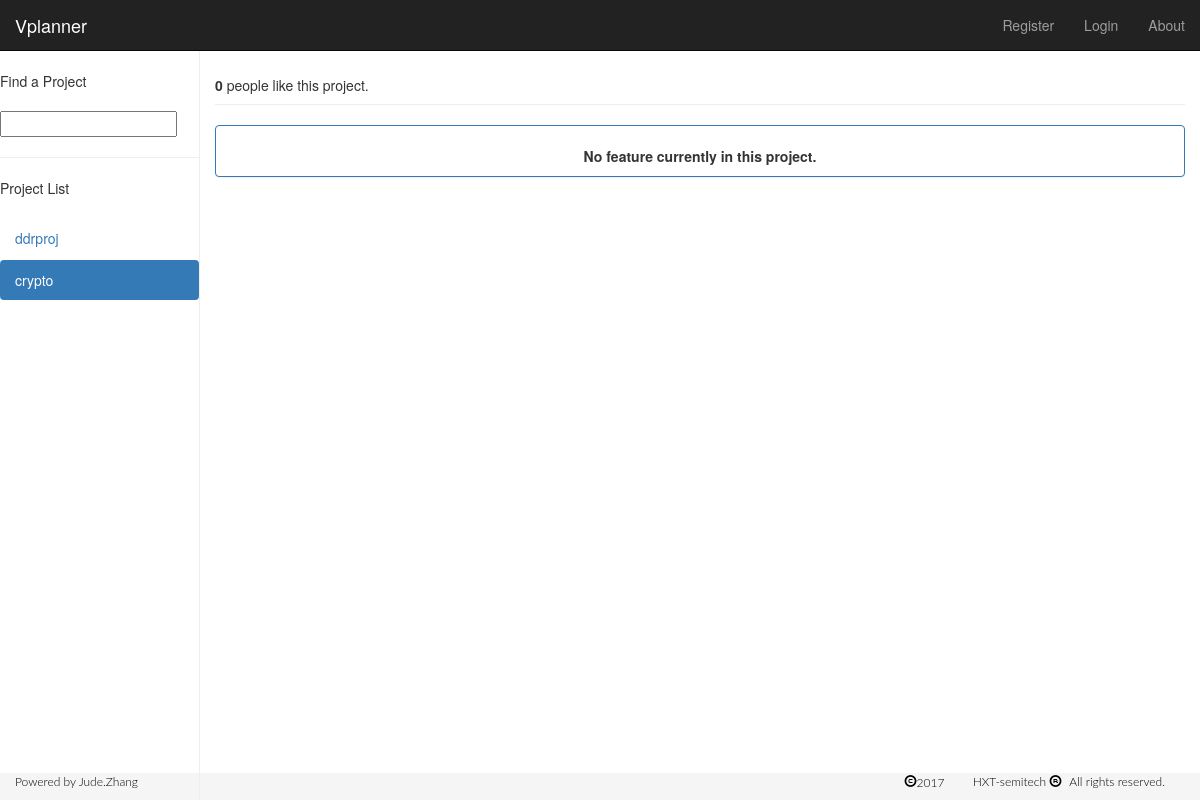
/planner/project/crypto/, run on an earlier commit of the app's database.
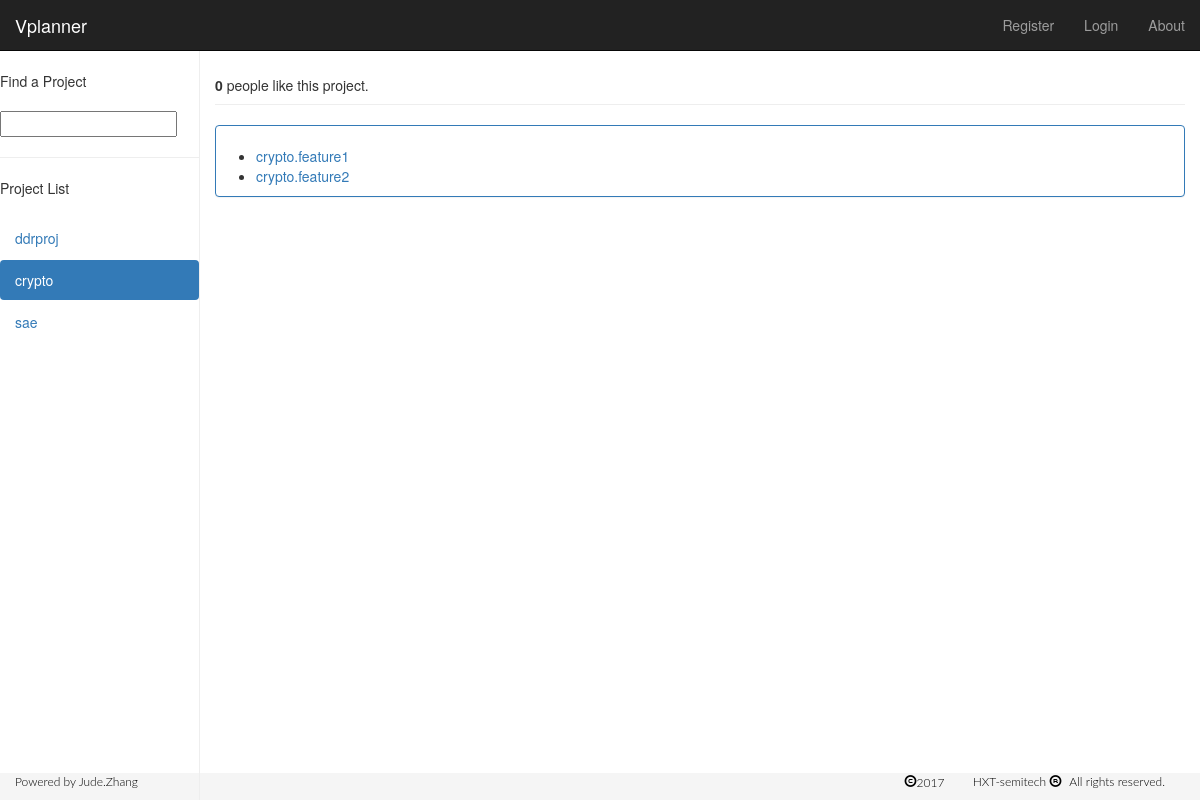
And on a later commit of the database.
### planner/models.py (models this page shows, shortened)
class Project(models.Model):
    name = models.CharField(max_length=128, unique=True)
    likes = models.IntegerField(default=0)
    slug = models.SlugField()
    pid = models.IntegerField(default=0)

class AbstractFeature(models.Model):
    parent_feature = models.ForeignKey('self', blank=True, null=True, related_name='child_set')
    class Meta:
        abstract = True

class Feature(AbstractFeature):
    project = models.ForeignKey(Project, related_name='project_set')
    name = models.CharField(max_length=128)
    views = models.IntegerField(default=0)
    pid = models.IntegerField(default=0)

### planner/views.py (the view)
# urls.py: url(r'^project/(?P<project_name_slug>[\w\-]+)/$', views.project, name='project'),
def project(request, project_name_slug):
    context_dict = {}
    context_dict['result_list'] = None
    context_dict['query'] = None
    if request.method == 'POST':
        query = request.POST['query'].strip()
        if query:
            result_list = baidu_search(query)
            context_dict['result_list'] = result_list
            context_dict['query'] = query
    try:
        project =Project.objects.get(slug=project_name_slug)
        context_dict['project_name'] = project.name
        features = Feature.objects.filter(project=project).order_by('-views')
        context_dict['features'] = features
        context_dict['project'] = project
    except project.DoesNotExist:
        pass
    if not context_dict['query']:
        context_dict['query'] = project.name
    return render(request, 'planner/project.html', context_dict)

### planner/templatetags/planner_extras.py (called while the page is built)
@register.inclusion_tag('planner/cats.html')
def get_category_list(cat=None):
    return {'cats':Project.objects.all(), 'act_cat': cat}

### templates/planner/project.html (shortened to what this page needs)
{% extends 'planner/base.html' %}
{% block body_block %}
    <div class="page-header">
        <b id="like_count">{{ project.likes }}</b> people like this project.
    </div>
<div class="panel panel-primary">
            <br/>
    {% if project %}
        <div id="features">
            {% if features %}
                <ul>
                    {% for feature in features %}
                        <li>
                            <a href="{% url 'feature'  project_name=project.name feature_pk=feature.pk %}">{{ feature.name }}</a>
                        </li>
                    {% endfor %}
                </ul>
            {% else %}
            <p class="text-center"><strong>No feature currently in this project.</strong> <p/>
            {% endif %}
         </div>
    {% else %}
        The specified project {{ project_name }} does not exist!
    {% endif %}
     </div>
{% endblock %}

### templates/planner/base.html (shortened to what this page needs)
<!DOCTYPE html>
{% load staticfiles %}
{% load static %}
{% load i18n %}
{% load planner_extras %}
<!DOCTYPE html>
<html lang="en">
  <head>
    {% block exclude_bootstrap_css %}
    <link href={% static "bootstrap/css/bootstrap.min.css" %} rel="stylesheet">
    {% endblock %}
    <link href={% static "bootstrap/docs/4.0/examples/dashboard/dashboard.css" %} rel="stylesheet">
    <link href={% static "bootstrap/docs/4.0/examples/sticky-footer/sticky-footer.css" %} rel="stylesheet">
  </head>
  <body>
    <div class="navbar navbar-inverse navbar-fixed-top" role="navigation">
      <div class="container-fluid">
        <div class="navbar-header">
          <a class="navbar-brand" href="/planner/">Vplanner</a>
        </div>
        <div class="navbar-collapse collapse">
            <ul class="nav navbar-nav navbar-right">
            {% if user.is_authenticated %}
                <li><a href="{% url 'logout' %}">Logout</a></li>
                <li><a href="{% url 'add_project' %}">Create a New Project</a></li>
                <li><a href="{% url 'profile' %}"><i class="icon-user"></i> Profile</a></li>
            {% else %}
                <li><a href="{% url 'register' %}">Register</a></li>
                <li><a href="{% url 'login' %}">Login</a></li>
            {% endif %}
                <li><a href="{% url 'about' %}">About</a></li>
            </ul>
        </div>
      </div>
    </div>
    <div class="container-fluid">
      <div class="row">
        <div class="col-sm-3 col-md-2 sidebar">
            <ul class="nav nav-list">
			    <li class="nav-header">Find a Project</li>
			    <form>
			    <li><input  class="search-query span10" type="text" name="suggestion" value="" id="suggestion" /></li>
			    </form>
		    </ul>
            <hr/>
            {% block side_block %}
            <ul class="nav nav-list">
			    <li class="nav-header">Project List</li>
            </ul>
            {% get_category_list project %}
            {% endblock %}
        </div>
        <div class="col-sm-9 col-sm-offset-3 col-md-10 col-md-offset-2 main">
            {% block body_block %}{% endblock %}
        </div>
      </div>
    </div>
    <footer id="dhts">
      <div class="container-fluid">
        <div class="row-fluid">
            <div class="text_left">
                <p class="text-left"><span>Powered by Jude.Zhang</span>
                </p>
            </div>
            <div class="text_right">
                <p class="text-right">
                <i class="glyphicon glyphicon-copyright-mark"><span>2017</span></i>
                HXT-semitech
                <i class="glyphicon glyphicon-registration-mark"></i>
                <span>All rights reserved.</span>
                </p>
            </div>
        </div>
      </div>
    </footer>
  </body>
</html>

### templates/planner/cats.html
{% if cats %}
    <ul class="nav nav-pills nav-stacked">
    {% for c in cats %}
        {% if c == act_cat %}
            <li  class="active" >
        {% else  %}
            <li>
        {% endif %}
        <a href="{% url 'project'  c.slug %}">{{ c.name }}</a></li>
    {% endfor %}
    </ul>
{% endif %}

### templates/planner/base.html (style rules this page uses)
footer#dhts { position: absolute; bottom: 0; width: 100%; margin-top: 20px; background-color:#f5f5f5; }
footer#dhts p, footer#dhts span, footer#dhts a { font-weight: 300; font-family: 'Lato'; font-size: 12px; color: #000000; }
footer#dhts i { margin-right: 5px; color: #000000; }
footer#dhts span, footer#dhts a { margin: 0 20px 0 0; }
.text_left { float:left; }
.text_right { float:right; }

What changed in the data, as far as the page shows it:
added Project: name "sae"
added Feature: name "crypto.feature1"
added Feature: name "crypto.feature2"
Also different on the page:
text no longer shown: "No feature currently in this project."
